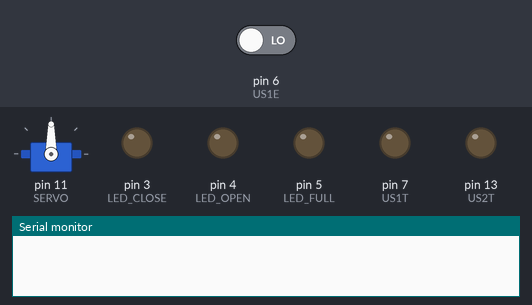
Bench run of a sketch on a simulated Arduino Uno, built with avr-gcc and run on an emulated ATmega328P. Parts: servo, output pins drawn as LEDs (lit = HIGH), the last lines printed to the serial monitor. The inputs (shaded band) are chosen by the test bench; at power-on: pin 6 (US1E) LOW.

Above: at 0.5 s.
At 18.9 s:
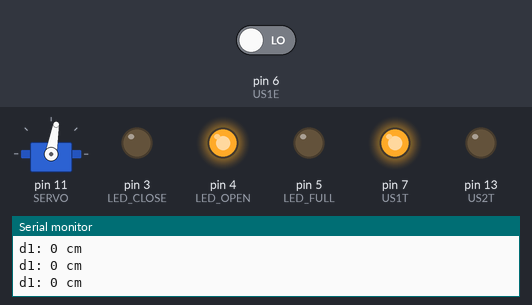
At 37.7 s:
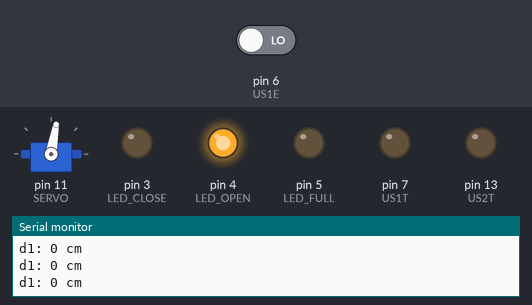
Timing chart, 0 to 39.2 s (numbered marks = the images above):
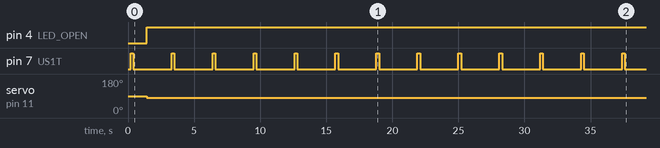

The sketch:

SAMPAH.ino
```cpp
// C++ code
//
#include <Servo.h>
#define ALARM1 20
#define ALARM2 9
#define LED_CLOSE 3
#define LED_OPEN 4
#define LED_FULL 5
#define US1E 6
#define US1T 7
#define US2E 12
#define US2T 13
#define SERVO 11


int distance1, distance2, length1, length2;
bool isOpen = false;
Servo servo;

void setup()
{
  Serial.begin(9600);
  pinMode(LED_CLOSE, OUTPUT);
  pinMode(LED_OPEN, OUTPUT);
  pinMode(LED_FULL, OUTPUT);
  pinMode(US1E, INPUT);
  pinMode(US1T, OUTPUT);
  pinMode(US2E, INPUT);
  pinMode(US2T, OUTPUT);
  servo.attach(SERVO);
}

void loop()
{
  //sensor luar
  digitalWrite(US1T, LOW);
  delay(200);
  digitalWrite(US1T, HIGH);
  delay(200);
  digitalWrite(US1T, LOW);
  length1 = pulseIn(US1E, HIGH);
  distance1 = (length1/2)/30;

  Serial.print("d1: ");
  Serial.print(distance1);
  Serial.println(" cm");

  if(distance1<=ALARM1){
  	digitalWrite(LED_CLOSE, LOW);
    digitalWrite(LED_OPEN, HIGH);
    servo.write(80);
    delay(1500);
    isOpen = true;
  }
  else{
  	digitalWrite(LED_CLOSE, HIGH);
    digitalWrite(LED_OPEN, LOW);
    servo.write(0);
    if(isOpen){
    	delay(1500);
      	isOpen = false;
    }
  }
  delay(200);

  //sensor dalam
  if(servo.read()==0){
    digitalWrite(US2T, LOW);
    delay(200);
    digitalWrite(US2T, HIGH);
    delay(200);
    digitalWrite(US2T, LOW);
    length2 = pulseIn(US2E, HIGH);
    distance2 = (length2/2)/30;

    Serial.print("d2: ");
    Serial.print(distance2);
    Serial.println(" cm");

    if(distance2<=ALARM2){
      digitalWrite(LED_FULL, HIGH);
      delay(200);
    }
    else{
      digitalWrite(LED_FULL, LOW);
      delay(200);
    }
  }
}
```

Measured:
- by itself, pin 4 (LED_OPEN): LOW → HIGH at 1.4 s
- by itself, pin 7 (US1T): alternates HIGH for 0.20 s and LOW for 2.9 s
- by itself, servo on pin 11 (SERVO): 90° → 80° at 1.4 s
